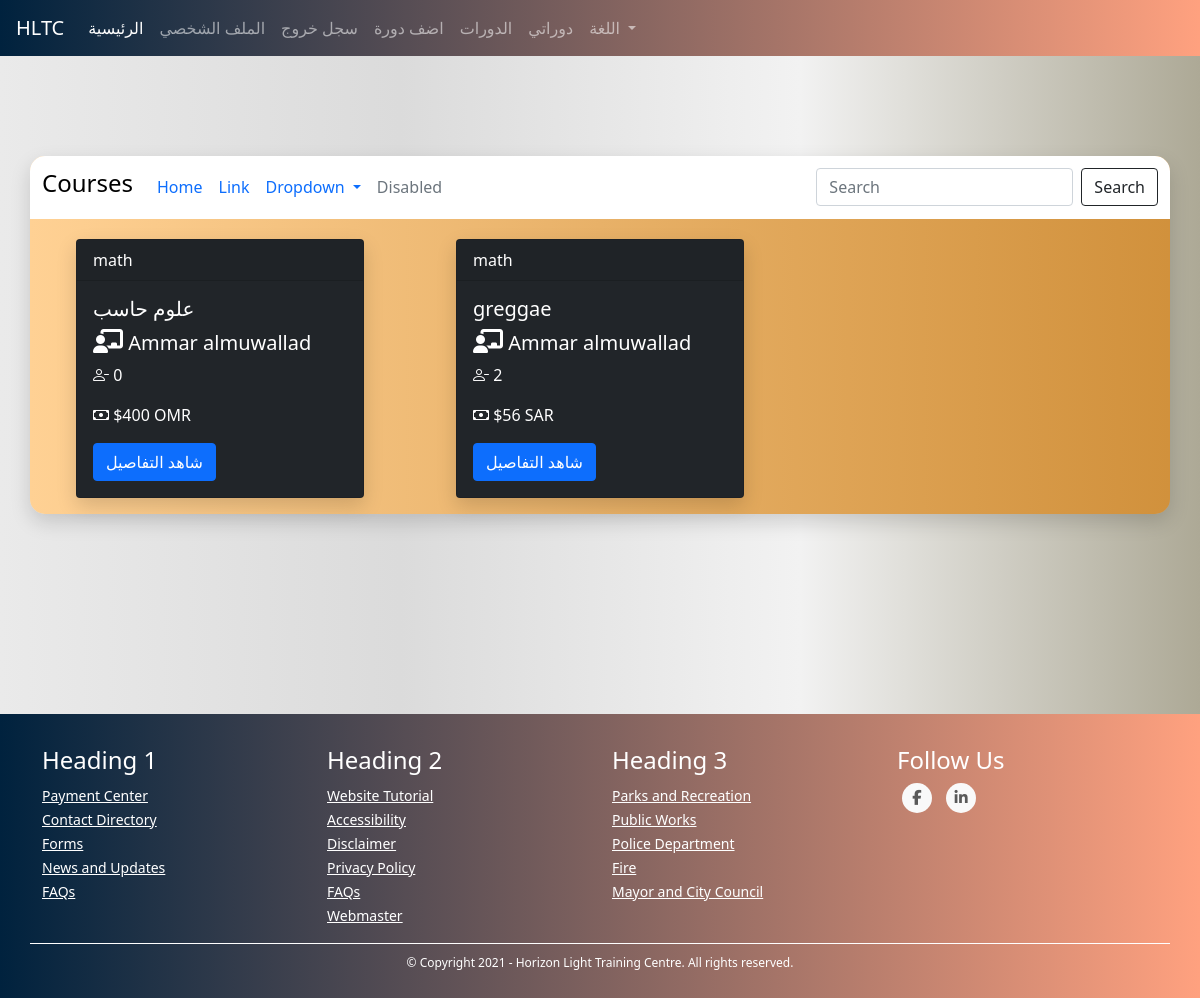
Before: /courses (signed in) with the older database file.
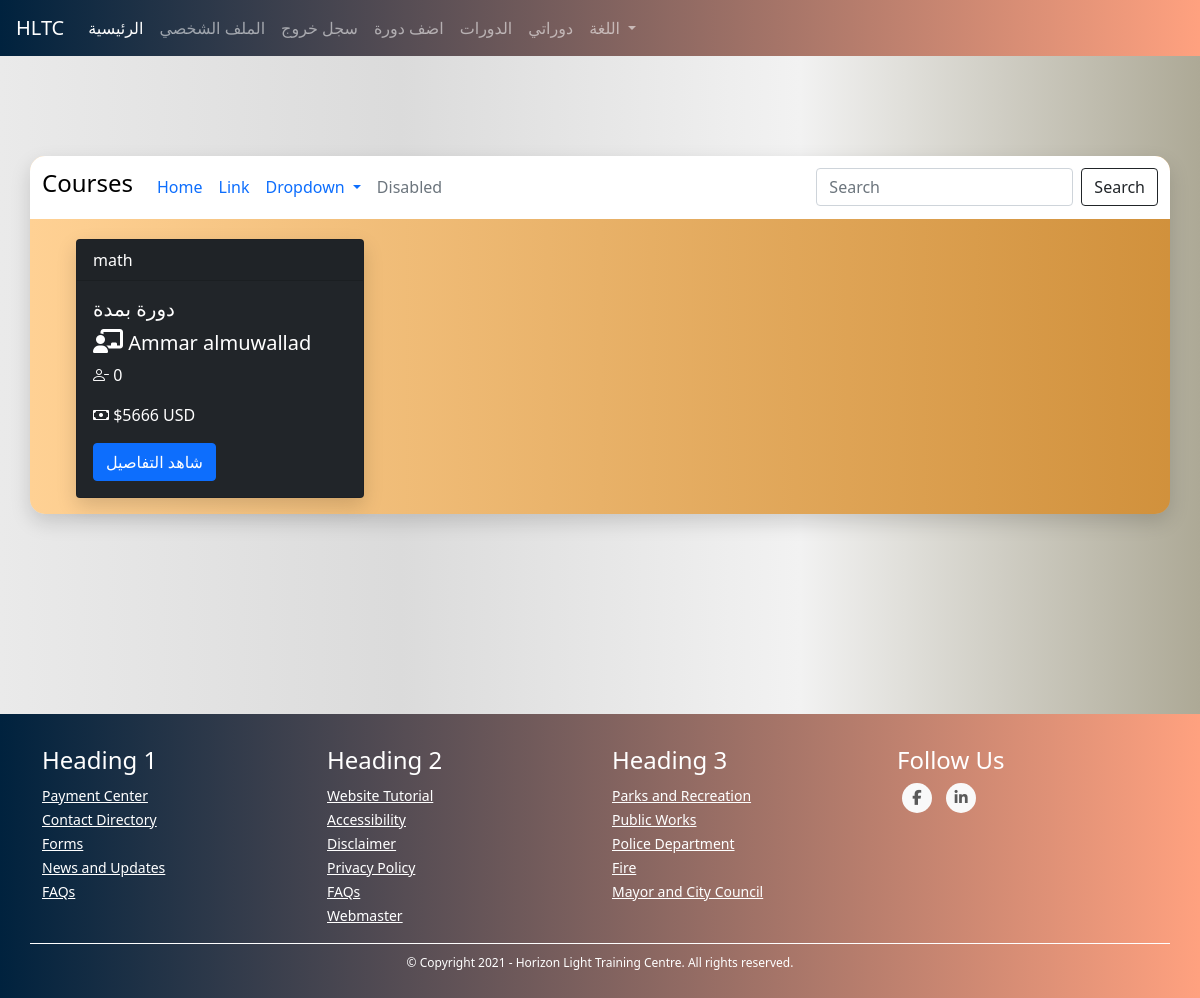
After: the same page with the newer database file.
### TUTOR/models.py (models this page shows, shortened)
class CourseModel(db.Model):
    id = db.Column(db.Integer, primary_key=True)
    name = db.Column(db.String(130), nullable=False)
    description = db.Column(db.String(1000), nullable=False)
    subject = db.Column(db.String(), nullable=False)
    price = db.Column(db.Integer, nullable=False)
    min_students = db.Column(db.Integer, nullable=False)
    max_students = db.Column(db.Integer, nullable=False)
    currency = db.Column(db.String(3), nullable=False)
    began = db.Column(db.Boolean, nullable=False, default=False)
    ended = db.Column(db.Boolean, nullable=False, default=False)
    course_type = db.Column(db.Integer, nullable=False) # 1 for start when min number # 2 for start with min and date
    _period = db.Column(db.Integer, nullable=True) # days
    _start_date = db.Column(db.DateTime, nullable=True)
    _end_date = db.Column(db.DateTime, nullable=True)
    links = db.Column(db.String(), nullable=False) # {"zoom": "link", ....}
    weekly_time_table_json  = db.Column(db.String(1000), nullable=False) # {"saturday": {"from": ..., "to": ...}, ...}
    _state = db.Column(db.String(), nullable=False, default=json.dumps({"state_code": 1, "state_string": "لم تبدأ بعد", "allowed_actions": ["join", "view", "start", "cancel"]})) # {"state_code": 2, "state_string": "قائم", "allowed_actions": ["view", "end"]} {"state_code": 3, "state_string": "انتهى", "allowed_actions": ["delete"]} {"state_code": 4, "state_string": "ملغي", "allowed_actions": ["delete"]}
    number_of_students_paid = db.Column(db.Integer, nullable=False, default=0)
    have_sent_first_payment_emails = db.Column(db.Boolean, nullable=False, default=False)
    created_by_admin = db.Column(db.Boolean, nullable=False)
    creation_date = db.Column(db.DateTime, nullable=False, default=datetime.utcnow)
    payment_model = db.relationship('PaymentModel', backref='course', uselist=False)
    tutor_data_model_id = db.Column(db.Integer, db.ForeignKey('tutor_data_model.id'),
        nullable=False)
    @property
    def number_of_participants(self):
        return len(self.students)
    @property
    def empty_seats(self):
        return self.max_students - self.number_of_participants
    def start(self):
        self.began = True
        self._state = json.dumps({"state_code": 2, "state_string": "قائم", "allowed_actions": ["view", "end"]})
        if self.course_type == 1:
            now = datetime.date(datetime.utcnow())
            self._start_date = now
            self._end_date = now + timedelta(days=self.period)
        db.session.commit()
        for sdm in self.students: # the paymetn is when a student joins not when the course begins bcz the course wont begin if students didn't pay
            send_student_course_start_email(sdm.user, self)
        send_tutor_course_start_email(self.tutor.user, self)
        return True
    def end(self):
        self.ended = True
        self._state = json.dumps({"state_code": 3, "state_string": "انتهى", "allowed_actions": ["delete"]})
        db.session.commit()
        for sdm in self.students:
            send_student_course_ended_email(sdm.user, self)
        send_tutor_course_ended_email(self.tutor.user, self)
        return True
    def cancel(self):
        self._state = json.dumps({"state_code": 4, "state_string": "ملغي", "allowed_actions": ["delete"]})
        self.payment_model.refund_all()

class UserModel(db.Model, UserMixin):
    id = db.Column(db.Integer, primary_key=True)
    first_name = db.Column(db.String(128), nullable=False)
    last_name = db.Column(db.String(128), nullable=False)
    username = db.Column(db.String(20), unique=True, nullable=False)
    email = db.Column(db.String(256), unique=True, nullable=False)
    password = db.Column(db.String(255), nullable=False)
    user_type = db.Column(db.String(30), nullable=False)
    _gender = db.Column(db.Boolean, nullable=False, default=True)
    email_confirmation_code = db.Column(db.String(5), nullable=True)
    is_confirmed = db.Column(db.Boolean, nullable=False, default=False)
    creation_date = db.Column(db.DateTime, nullable=False, default=datetime.utcnow)
    admin_data_model = db.relationship('AdminDataModel', backref='user', uselist=False)
    tutor_data_model = db.relationship('TutorDataModel', backref='user', uselist=False)
    student_data_model = db.relationship('StudentDataModel', backref='user', uselist=False)
    @property
    def full_name(self):
        return self.first_name + " " + self.last_name

### TUTOR/COURSES/routes.py (the view)
@courses_blueprint.route("/courses")
@login_required([])
def courses():
    all_courses = CourseModel.query.all()
    return render_template("courses.html", all_courses=all_courses)

### TUTOR/COURSES/routes.py (called while the page is built)
@courses_blueprint.context_processor
def utility_processor():
    return dict(get_language_text=LngObj.get_language_text, get_current_page_language_list=LngObj.get_current_page_language_list, languages=LANGUAGES, admin_types=ADMIN_TYPES, settings=SiteSettingsModel.instance())

### TUTOR/models.py (called while the page is built)
@login_manager.user_loader
def load_user(user_id):
    return UserModel.query.get(int(user_id))

    @property
    def allow_tutors_to_edit_courses(self):
        return self.settings["allow_tutors_to_edit_courses"]

    @property
    def settings(self):
        return json.loads(self._settings)

    @classmethod
    def instance(cls):
        return cls.query.get(1)

### TUTOR/utils/utils.py (called while the page is built)
def login_required(roles=[]):
	def wrapper(fn):
		@wraps(fn)
		def decorated_view(*args, **kwargs):
			if request.method in EXEMPT_METHODS:
				return fn(*args, **kwargs)
			elif current_app.login_manager._login_disabled:
				return fn(*args, **kwargs)
			elif not current_user.is_authenticated:
				return current_app.login_manager.unauthorized()
			role = current_user.user_type
			if ( (role not in roles) and (roles != []) ):
				return current_app.login_manager.unauthorized()
			return fn(*args, **kwargs)
		return decorated_view
	return wrapper

### TUTOR/templates/courses.html (shortened to what this page needs)
{% extends "template.html" %}
{% block content %}
    <link rel="stylesheet" href="{{ url_for('static', filename='css/courses.css') }}">
    <div class="container my-cont">
        <div class="row justify-content-center my-row filter-row">
            <nav class="navbar navbar-expand-lg my-courses-nav">
                <a class="navbar-brand"><h4>Courses</h4></a>
                  <div class="collapse navbar-collapse" id="navbarSupportedContent">
                    <ul class="navbar-nav mr-auto">
                      <li class="nav-item active">
                        <a class="nav-link" href="#">Home <span class="sr-only">(current)</span></a>
                      </li>
                      <li class="nav-item">
                        <a class="nav-link" href="#">Link</a>
                      </li>
                      <li class="nav-item dropdown">
                        <a class="nav-link dropdown-toggle" href="#" id="navbarDropdown" role="button" data-toggle="dropdown" aria-haspopup="true" aria-expanded="false">
                          Dropdown
                        </a>
                      </li>
                      <li class="nav-item">
                        <a class="nav-link disabled" href="#">Disabled</a>
                      </li>
                    </ul>
                    <form class="form-inline my-2 my-lg-0">
                      <input class="form-control mr-sm-2" type="search" placeholder="Search" aria-label="Search">
                      <button class="btn btn-outline-dark my-2 my-sm-0" type="submit">Search</button>
                    </form>
                  </div>
            </nav>
        </div>
        <div class="row my-row">
            {% for course in all_courses %}
                <div class="col-sm-4 my-col content-col">
                    <div class="card text-white bg-dark mb-3 my-card" style="max-width: 18rem;">
                        <div class="card-header">{{ course.subject }}</div>
                            <div class="card-body">
                                <h5 class="card-title">{{ course.name }}</h5>
                                <h5 class="card-title"><i class='fas fa-chalkboard-teacher' style='font-size:24px'></i> {{ course.tutor.user.full_name }}</h5>
                                <p class="card-text"><i class="bi bi-person-dash"></i> {{ course.empty_seats }}</p>
                                  <p class="card-text"><i class="bi bi-cash"></i> ${{ course.price }} {{ course.currency }}</p>
                                  <a href="{{ url_for('courses_blueprint.course', course_id=course.id) }}" class="btn btn-primary">شاهد التفاصيل</a>
                        </div>
                    </div>
                </div>
            {% endfor %}
        </div>
    </div>
{% endblock %}

Changed rows visible on the page:
removed CourseModel: subject "math", name "greggae", tutor.user.full_name "Ammar almuwallad", empty_seats "2", price "56", currency "SAR"
changed CourseModel "math": name "علوم حاسب" → "دورة بمدة"; price "400" → "5666"; currency "OMR" → "USD"
